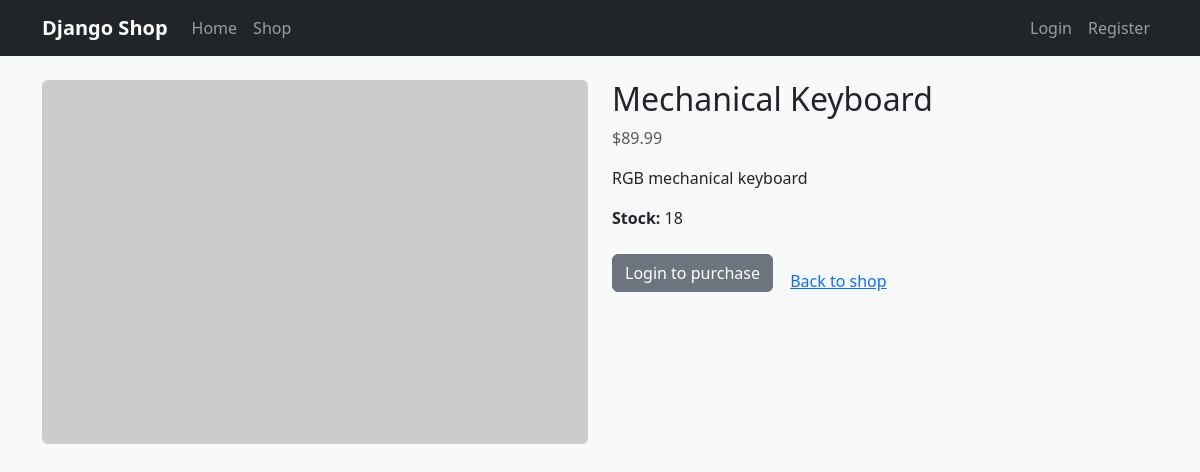
/products/mechanical-keyboard/, run on the app's committed database.
### apps/products/models.py (models this page shows, shortened)
class Product(models.Model):
    name = models.CharField(max_length=255)
    slug = models.SlugField(max_length=255, unique=True)
    description = models.TextField(blank=True)
    price = models.DecimalField(max_digits=10, decimal_places=2)
    image = models.ImageField(upload_to="products/", blank=True, null=True)
    stock = models.PositiveIntegerField(default=0)
    is_active = models.BooleanField(default=True)
    created_at = models.DateTimeField(auto_now_add=True)
    updated_at = models.DateTimeField(auto_now=True)
    class Meta:
        ordering = ["name"]

### apps/products/views.py (the view)
# urls.py: path("products/<slug:slug>/", ProductDetailView.as_view(), name="product_detail"),
class ProductDetailView(DetailView):
    template_name = "products/product_detail.html"
    context_object_name = "product"
    slug_field = "slug"
    slug_url_kwarg = "slug"
    queryset = Product.objects.filter(is_active=True)

### apps/cart/context_processors.py (called while the page is built)
def cart_item_count(request: HttpRequest) -> dict[str, int]:
    if request.user.is_authenticated:
        return {"cart_item_count": request.user.cart_items.count()}
    return {"cart_item_count": 0}

### templates/products/product_detail.html (shortened to what this page needs)
{% extends "base.html" %}
{% block content %}
<div class="row">
    <div class="col-md-6">
        {% if product.image %}
            <img src="{{ product.image.url }}" class="img-fluid rounded" alt="{{ product.name }}">
        {% else %}
            <img src="https://via.placeholder.com/600x400?text=No+Image" class="img-fluid rounded" alt="{{ product.name }}">
        {% endif %}
    </div>
    <div class="col-md-6">
        <h2>{{ product.name }}</h2>
    <p class="text-muted">${{ product.price|floatformat:2 }}</p>
        <p>{{ product.description }}</p>
        <p><strong>Stock:</strong> {% if product.stock > 0 %}{{ product.stock }}{% else %}<span class="text-danger">Out of stock</span>{% endif %}</p>
        {% if user.is_authenticated %}
            <form method="post" action="{% url 'cart:add' product.slug %}" class="row g-2 align-items-end">
                {% csrf_token %}
                <div class="col-auto">
                    <label for="quantity" class="form-label">Quantity</label>
                    <input type="number" min="1" max="{{ product.stock }}" value="1" class="form-control" name="quantity" id="quantity" {% if product.stock == 0 %}disabled{% endif %}>
                </div>
                <div class="col-auto">
                    <button type="submit" class="btn btn-primary" {% if product.stock == 0 %}disabled{% endif %}>Add to Cart</button>
                </div>
            </form>
        {% else %}
            <a href="{% url 'users:login' %}" class="btn btn-secondary">Login to purchase</a>
        {% endif %}
        <a href="{% url 'products:product_list' %}" class="btn btn-link mt-3">Back to shop</a>
    </div>
</div>
{% endblock %}

### static/css/style.css (style rules this page uses)
body { background-color: #f8f9fa; }

### data on the page
Product: name "Mechanical Keyboard", price "89.99", description "RGB mechanical keyboard", stock "18"
